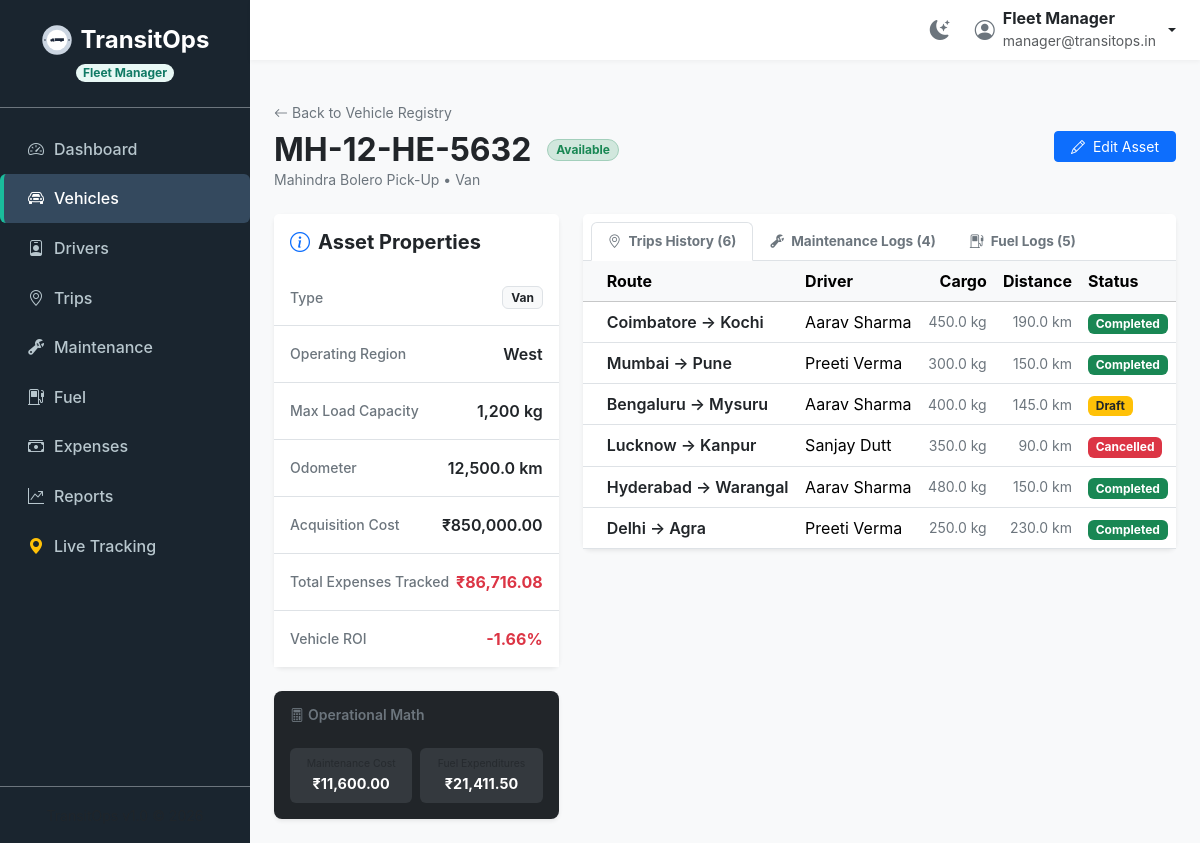
The page /vehicles/1 (signed in) on the database its author committed.
### tables this page shows
CREATE TABLE vehicles (
            id INTEGER PRIMARY KEY AUTOINCREMENT,
            registration_number TEXT UNIQUE NOT NULL,
            name TEXT NOT NULL,
            type TEXT NOT NULL,
            max_load_capacity REAL NOT NULL,
            odometer REAL NOT NULL,
            acquisition_cost REAL NOT NULL,
            status TEXT NOT NULL DEFAULT 'Available',
            region TEXT NOT NULL
        );

CREATE TABLE trips (
            id INTEGER PRIMARY KEY AUTOINCREMENT,
            source TEXT NOT NULL,
            destination TEXT NOT NULL,
            vehicle_id INTEGER NOT NULL,
            driver_id INTEGER NOT NULL,
            cargo_weight REAL NOT NULL,
            planned_distance REAL NOT NULL,
            status TEXT NOT NULL DEFAULT 'Draft',
            revenue REAL NOT NULL DEFAULT 0.0,
            fuel_consumed REAL,
            created_at TIMESTAMP DEFAULT CURRENT_TIMESTAMP,
            dispatch_date TEXT,
            expected_return TEXT,
            actual_return TEXT,
            purpose TEXT,
            cargo_description TEXT,
            notes TEXT,
            source_latitude REAL,
            source_longitude REAL,
            destination_latitude REAL,
            destination_longitude REAL,
            FOREIGN KEY (vehicle_id) REFERENCES vehicles(id),
            FOREIGN KEY (driver_id) REFERENCES drivers(id)
        );

CREATE TABLE drivers (
            id INTEGER PRIMARY KEY AUTOINCREMENT,
            name TEXT NOT NULL,
            license_number TEXT UNIQUE NOT NULL,
            license_category TEXT NOT NULL,
            license_expiry_date TEXT NOT NULL,
            contact_number TEXT NOT NULL,
            safety_score REAL NOT NULL DEFAULT 100.0,
            status TEXT NOT NULL DEFAULT 'Available',
            employee_id TEXT UNIQUE,
            email TEXT,
            address TEXT,
            region TEXT,
            date_joined TEXT,
            assigned_vehicle_id INTEGER,
            FOREIGN KEY (assigned_vehicle_id) REFERENCES vehicles(id)
        );

### app.py (the view, shortened to what this page needs)
@app.route('/vehicles/<int:id>')
@roles_required('Fleet Manager', 'Driver', 'Safety Officer', 'Financial Analyst')
def vehicles_details(id):
    conn = get_db_connection()
    vehicle = conn.execute('SELECT * FROM vehicles WHERE id = ?', (id,)).fetchone()
    if not vehicle:
        conn.close()
        flash('Vehicle asset not found.', 'error')
        return redirect(url_for('vehicles_list'))
    maintenance = conn.execute('''
        SELECT * FROM maintenance_logs
        WHERE vehicle_id = ?
        ORDER BY start_date DESC
    ''', (id,)).fetchall()
    fuel = conn.execute('''
        SELECT * FROM fuel_logs
        WHERE vehicle_id = ?
        ORDER BY date DESC
    ''', (id,)).fetchall()
    trips = conn.execute('''
        SELECT t.*, d.name AS driver_name
        FROM trips t
        JOIN drivers d ON t.driver_id = d.id
        WHERE t.vehicle_id = ?
        ORDER BY t.created_at DESC
    ''', (id,)).fetchall()
    maintenance_cost_row = conn.execute('SELECT SUM(cost) FROM maintenance_logs WHERE vehicle_id = ?', (id,)).fetchone()
    maintenance_cost = maintenance_cost_row[0] if maintenance_cost_row[0] is not None else 0.0
    fuel_cost_row = conn.execute('SELECT SUM(cost) FROM fuel_logs WHERE vehicle_id = ?', (id,)).fetchone()
    fuel_cost = fuel_cost_row[0] if fuel_cost_row[0] is not None else 0.0
    other_expenses_row = conn.execute('SELECT SUM(amount) FROM expenses WHERE vehicle_id = ? AND type NOT IN ("Maintenance", "Fuel")', (id,)).fetchone()
    other_expenses = other_expenses_row[0] if other_expenses_row[0] is not None else 0.0
    total_expenses = maintenance_cost + fuel_cost + other_expenses
    roi = calculate_vehicle_roi(conn, id, vehicle['acquisition_cost'])
    roi_percent = f"{roi * 100:.2f}%"
    conn.close()
    return render_template(
        'vehicles/details.html',
        active_page='vehicles',
        vehicle=vehicle,
        maintenance=maintenance,
        fuel=fuel,
        trips=trips,
        maintenance_cost=maintenance_cost,
        fuel_cost=fuel_cost,
        total_expenses=total_expenses,
        roi=roi,
        roi_percent=roi_percent
    )

### app.py (called while the page is built, shortened)
def calculate_vehicle_roi(conn, vehicle_id, acquisition_cost):
    if not acquisition_cost or acquisition_cost <= 0:
        return 0.0
    rev_row = conn.execute("SELECT SUM(revenue) FROM trips WHERE vehicle_id = ? AND status = 'Completed'", (vehicle_id,)).fetchone()
    revenue = rev_row[0] if rev_row and rev_row[0] is not None else 0.0
    fuel_row = conn.execute("SELECT SUM(cost) FROM fuel_logs WHERE vehicle_id = ?", (vehicle_id,)).fetchone()
    fuel_cost = fuel_row[0] if fuel_row and fuel_row[0] is not None else 0.0
    maint_row = conn.execute("SELECT SUM(actual_cost) FROM maintenance_logs WHERE vehicle_id = ? AND status = 'Completed'", (vehicle_id,)).fetchone()
    maint_cost = maint_row[0] if maint_row and maint_row[0] is not None else 0.0
    roi = (revenue - (fuel_cost + maint_cost)) / acquisition_cost
    return roi

@app.before_request
def require_login():
    allowed_routes = ['login', 'static']
    if request.endpoint not in allowed_routes and 'user_id' not in session:
        if request.path.startswith('/api/'):
            return jsonify({'error': 'Unauthorized access.'}), 401
        return redirect(url_for('login'))

def roles_required(*roles):
    def decorator(f):
        @wraps(f)
        def decorated_function(*args, **kwargs):
            if 'user_role' not in session:
                return redirect(url_for('login'))
            if session.get('user_role') not in roles:
                flash("Access Denied: You do not have the required permissions to access this resource.", "error")
                return redirect(url_for('dashboard'))
            return f(*args, **kwargs)
        return decorated_function
    return decorator

@app.context_processor
def inject_driver_trip():
    return {'current_driver_id': None, 'active_trip_id': None}

### database.py (called while the page is built)
def get_db_connection():
    conn = sqlite3.connect(DB_FILE)
    conn.row_factory = sqlite3.Row
    conn.execute('PRAGMA foreign_keys = ON')
    return conn

### templates/vehicles/details.html (shortened to what this page needs)
{% extends 'base.html' %}
{% block content %}
<div class="mb-4">
  <a href="/vehicles" class="text-decoration-none text-secondary small d-inline-flex align-items-center gap-1 mb-2">
    <i class="bi bi-arrow-left"></i> Back to Vehicle Registry
  </a>
  <div class="d-flex justify-content-between align-items-start">
    <div>
      <div class="d-flex align-items-center gap-3">
        <h2 class="fw-bold text-dark m-0">{{ vehicle.registration_number }}</h2>
        {% if vehicle.status == 'Available' %}
          <span class="badge bg-success-subtle text-success border border-success-subtle rounded-pill">Available</span>
        {% elif vehicle.status == 'On Trip' %}
          <span class="badge bg-primary-subtle text-primary border border-primary-subtle rounded-pill">On Trip</span>
        {% elif vehicle.status == 'In Shop' %}
          <span class="badge bg-danger-subtle text-danger border border-danger-subtle rounded-pill">In Shop</span>
        {% else %}
          <span class="badge bg-secondary-subtle text-secondary border border-secondary-subtle rounded-pill">Retired</span>
        {% endif %}
      </div>
      <p class="text-secondary small m-0">{{ vehicle.name }} &bull; {{ vehicle.type }}</p>
    </div>
    {% if session.get('user_role') in ['Fleet Manager', 'Safety Officer'] %}
    <div class="d-inline-flex gap-2">
      <a href="/vehicles/edit/{{ vehicle.id }}" class="btn btn-primary btn-sm px-3" id="btn-edit-details">
        <i class="bi bi-pencil me-1"></i> Edit Asset
      </a>
    </div>
    {% endif %}
  </div>
</div>
<div class="row g-4">
  <div class="col-lg-4">
    <div class="card border-0 shadow-sm rounded-3 mb-4">
      <div class="card-header bg-white py-3 border-0">
        <h5 class="fw-bold text-dark m-0"><i class="bi bi-info-circle me-2 text-primary"></i>Asset Properties</h5>
      </div>
      <div class="card-body p-0">
        <ul class="list-group list-group-flush">
          <li class="list-group-item d-flex justify-content-between align-items-center py-3">
            <span class="text-secondary small fw-medium">Type</span>
            <span class="badge bg-light text-dark border">{{ vehicle.type }}</span>
          </li>
          <li class="list-group-item d-flex justify-content-between align-items-center py-3">
            <span class="text-secondary small fw-medium">Operating Region</span>
            <span class="fw-semibold text-dark">{{ vehicle.region }}</span>
          </li>
          <li class="list-group-item d-flex justify-content-between align-items-center py-3">
            <span class="text-secondary small fw-medium">Max Load Capacity</span>
            <span class="fw-semibold text-dark">{{ "{:,.0f}".format(vehicle.max_load_capacity) }} kg</span>
          </li>
          <li class="list-group-item d-flex justify-content-between align-items-center py-3">
            <span class="text-secondary small fw-medium">Odometer</span>
            <span class="fw-semibold text-dark">{{ "{:,.1f}".format(vehicle.odometer) }} km</span>
          </li>
          <li class="list-group-item d-flex justify-content-between align-items-center py-3">
            <span class="text-secondary small fw-medium">Acquisition Cost</span>
            <span class="fw-semibold text-dark">₹{{ "{:,.2f}".format(vehicle.acquisition_cost) }}</span>
          </li>
          <li class="list-group-item d-flex justify-content-between align-items-center py-3">
            <span class="text-secondary small fw-medium">Total Expenses Tracked</span>
            <span class="fw-bold text-danger">₹{{ "{:,.2f}".format(total_expenses) }}</span>
          </li>
          <li class="list-group-item d-flex justify-content-between align-items-center py-3">
            <span class="text-secondary small fw-medium">Vehicle ROI</span>
            <span class="fw-bold {% if roi < 0 %}text-danger{% else %}text-success{% endif %}">{{ roi_percent }}</span>
          </li>
        </ul>
      </div>
    </div>
    <div class="card border-0 shadow-sm rounded-3 bg-dark text-white p-3">
      <h6 class="text-secondary text-gray-400 small fw-semibold"><i class="bi bi-calculator me-1"></i>Operational Math</h6>
      <div class="row g-2 mt-2">
        <div class="col-6">
          <div class="p-2 bg-secondary bg-opacity-25 rounded text-center">
            <span class="text-muted d-block text-gray-400" style="font-size: 0.65rem;">Maintenance Cost</span>
            <span class="fw-bold" style="font-size: 0.9rem;">₹{{ "{:,.2f}".format(maintenance_cost) }}</span>
          </div>
        </div>
        <div class="col-6">
          <div class="p-2 bg-secondary bg-opacity-25 rounded text-center">
            <span class="text-muted d-block text-gray-400" style="font-size: 0.65rem;">Fuel Expenditures</span>
            <span class="fw-bold" style="font-size: 0.9rem;">₹{{ "{:,.2f}".format(fuel_cost) }}</span>
          </div>
        </div>
      </div>
    </div>
  </div>
  <div class="col-lg-8">
    <div class="card border-0 shadow-sm rounded-3">
      <div class="card-header bg-white py-2 border-bottom">
        <ul class="nav nav-tabs card-header-tabs border-bottom-0" id="vehicleTabs" role="tablist">
          <li class="nav-item" role="presentation">
            <button class="nav-link active fw-bold text-secondary" id="trips-tab" data-bs-toggle="tab" data-bs-target="#trips" type="button" role="tab" aria-controls="trips" aria-selected="true" style="font-size: 0.85rem;">
              <i class="bi bi-geo-alt me-1"></i> Trips History ({{ trips|length }})
            </button>
          </li>
          <li class="nav-item" role="presentation">
            <button class="nav-link fw-bold text-secondary" id="maintenance-tab" data-bs-toggle="tab" data-bs-target="#maintenance" type="button" role="tab" aria-controls="maintenance" aria-selected="false" style="font-size: 0.85rem;">
              <i class="bi bi-wrench-adjustable me-1"></i> Maintenance Logs ({{ maintenance|length }})
            </button>
          </li>
          <li class="nav-item" role="presentation">
            <button class="nav-link fw-bold text-secondary" id="fuel-tab" data-bs-toggle="tab" data-bs-target="#fuel" type="button" role="tab" aria-controls="fuel" aria-selected="false" style="font-size: 0.85rem;">
              <i class="bi bi-fuel-pump me-1"></i> Fuel Logs ({{ fuel|length }})
            </button>
          </li>
        </ul>
      </div>
      <div class="tab-content" id="vehicleTabsContent">
        <div class="tab-pane fade show active p-0" id="trips" role="tabpanel" aria-labelledby="trips-tab">
          <div class="table-responsive">
            <table class="table table-hover align-middle m-0" id="table-details-trips">
              <thead class="table-light">
                <tr>
                  <th class="ps-4">Route</th>
                  <th>Driver</th>
                  <th class="text-end">Cargo</th>
                  <th class="text-end">Distance</th>
                  <th>Status</th>
                </tr>
              </thead>
              <tbody>
                {% for t in trips %}
                <tr>
                  <td class="ps-4 fw-semibold text-dark">{{ t.source }} &rarr; {{ t.destination }}</td>
                  <td>{{ t.driver_name }}</td>
                  <td class="text-end text-secondary small">{{ t.cargo_weight }} kg</td>
                  <td class="text-end text-secondary small">{{ t.planned_distance }} km</td>
                  <td>
                    {% if t.status == 'Draft' %}
                      <span class="badge bg-warning text-dark">Draft</span>
                    {% elif t.status == 'Dispatched' %}
                      <span class="badge bg-primary">Dispatched</span>
                    {% elif t.status == 'Completed' %}
                      <span class="badge bg-success">Completed</span>
                    {% else %}
                      <span class="badge bg-danger">Cancelled</span>
                    {% endif %}
                  </td>
                </tr>
                {% endfor %}
              </tbody>
            </table>
          </div>
        </div>
      </div>
    </div>
  </div>
</div>
{% endblock %}

### templates/base.html (style rules this page uses)
body { font-family: 'Inter', system-ui, -apple-system, sans-serif; background-color: #f8f9fa; min-height: 100vh; display: flex; flex-direction: column; }

### rows shown on the page
vehicles: registration_number "MH-12-HE-5632", name "Mahindra Bolero Pick-Up", type "Van", region "West", max_load_capacity "1,200", odometer "12,500.0", acquisition_cost "850,000.00"
trips: source "Coimbatore", destination "Kochi", driver_name "Aarav Sharma", cargo_weight "450.0", planned_distance "190.0", status "Completed"
trips: source "Mumbai", destination "Pune", driver_name "Preeti Verma", cargo_weight "300.0", planned_distance "150.0", status "Completed"
trips: source "Bengaluru", destination "Mysuru", driver_name "Aarav Sharma", cargo_weight "400.0", planned_distance "145.0", status "Draft"
trips: source "Lucknow", destination "Kanpur", driver_name "Sanjay Dutt", cargo_weight "350.0", planned_distance "90.0", status "Cancelled"
trips: source "Hyderabad", destination "Warangal", driver_name "Aarav Sharma", cargo_weight "480.0", planned_distance "150.0", status "Completed"
trips: source "Delhi", destination "Agra", driver_name "Preeti Verma", cargo_weight "250.0", planned_distance "230.0", status "Completed"

### other values the page prints
{{ session.get('user_role') }} "Fleet Manager"
{{ session.get('user_name') }} "Fleet Manager"
{{ session.get('user_email') }} "manager@transitops.in"
{{ "{:,.2f}".format(total_expenses) }} "86,716.08"
{{ roi_percent }} "-1.66%"
{{ "{:,.2f}".format(maintenance_cost) }} "11,600.00"
{{ "{:,.2f}".format(fuel_cost) }} "21,411.50"
{{ trips|length }} "6"
{{ maintenance|length }} "4"
{{ fuel|length }} "5"
